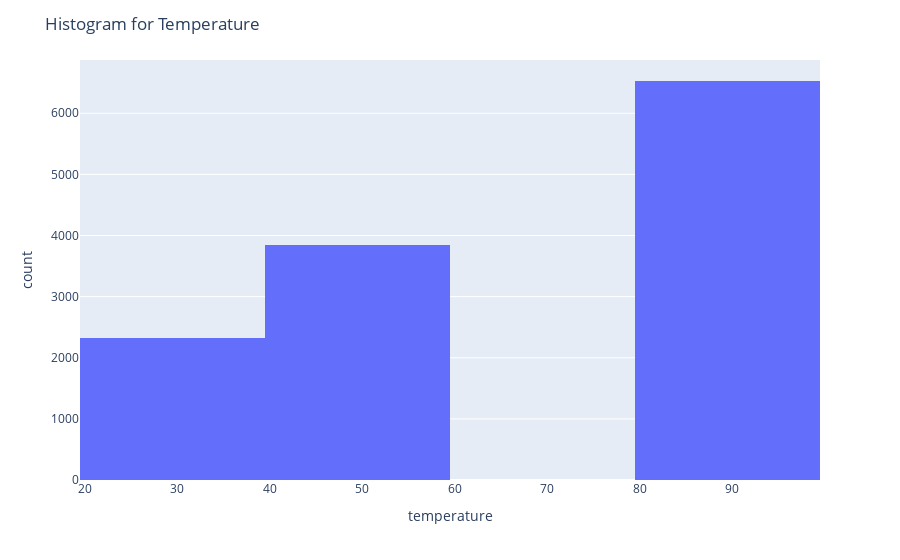

Write notebook code for a chart like this one.
### Code cell
# Tempreature histogram
fig6= px.histogram(data, x= 'temperature')
fig6.update_layout(title="Histogram for Temperature")
fig6.show()

### Figure 1 — Plotly figure (JSON) as saved in the notebook; plotly's stock layout.template omitted (floating-point values rounded to 4 significant figures; data arrays with more than 128 entries replaced by an {"elided": "..."} marker saying what was removed)
{"data": [{"alignmentgroup": "True", "bingroup": "x", "hovertemplate": "temperature=%{x}<br>count=%{y}<extra></extra>", "legendgroup": "", "marker": {"color": "#636efa", "pattern": {"shape": ""}}, "name": "", "offsetgroup": "", "orientation": "v", "showlegend": false, "type": "histogram", "x": {"elided": "12684 int values"}, "xaxis": "x", "yaxis": "y"}], "layout": {"barmode": "relative", "legend": {"tracegroupgap": 0}, "margin": {"t": 60}, "title": {"text": "Histogram for Temperature"}, "xaxis": {"anchor": "y", "domain": [0, 1], "title": {"text": "temperature"}}, "yaxis": {"anchor": "x", "domain": [0, 1], "title": {"text": "count"}}}}
